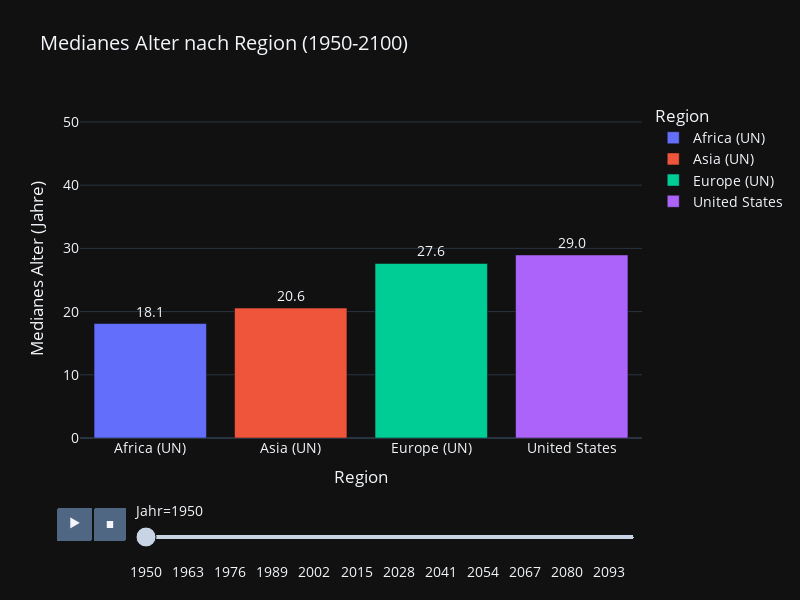

The code cell stored with this chart in its notebook:
### Code cell
import plotly.express as px
import pandas as pd
import numpy as np

# Filtern der gewünschten Regionen
regions = ["Asia (UN)", "Europe (UN)", "United States", "Africa (UN)"]
filtered_df = median_df[median_df["entities"].isin(regions)].copy()

# Die Spalten für das mediane Alter
estimates_column = "median_age__sex_all__age_all__variant_estimates"
medium_column = "median_age__sex_all__age_all__variant_medium"

# Neue Spalte erstellen, die beide Datenquellen kombiniert
filtered_df["median_age_combined"] = np.where(
    filtered_df[estimates_column].notna(),
    filtered_df[estimates_column],
    filtered_df[medium_column]
)

# Erstelle eine Textspalte mit "Projected" für Jahre nach 2023
filtered_df["custom_text"] = filtered_df.apply(
    lambda row: f"{row['median_age_combined']:.1f}<br><span style='color:#edeaa8;font-size:12px'>Projected</span>" 
    if row["years"] > 2023 
    else f"{row['median_age_combined']:.1f}", 
    axis=1
)

# Animiertes Balkendiagramm erstellen
fig = px.bar(
    filtered_df,
    x="entities",
    y="median_age_combined",
    color="entities",
    animation_frame="years",
    range_y=[0, filtered_df["median_age_combined"].max() * 1.1],
    title="Medianes Alter nach Region (1950-2100)",
    labels={
        "entities": "Region", 
        "median_age_combined": "Medianes Alter (Jahre)",
        "years": "Jahr"
    },
    text="custom_text"  # Verwende die benutzerdefinierte Textspalte
)

# Layout anpassen
fig.update_layout(
    template="plotly_dark",
    legend_title="Region",
    font=dict(size=14),
    height=600,
    width=800
)

# Textposition anpassen
fig.update_traces(textposition="outside")

# Animation anpassen
fig.layout.updatemenus[0].buttons[0].args[1]["frame"]["duration"] = 100
fig.layout.updatemenus[0].buttons[0].args[1]["transition"]["duration"] = 50

# Anzeigen der Grafik
fig.show()

### Figure 1 — Plotly figure (JSON) as saved in the notebook; plotly's stock layout.template omitted (floating-point values rounded to 4 significant figures)
{"data": [{"hovertemplate": "Region=%{x}<br>Jahr=1950<br>Medianes Alter (Jahre)=%{y}<br>custom_text=%{text}<extra></extra>", "legendgroup": "Africa (UN)", "marker": {"color": "#636efa", "pattern": {"shape": ""}}, "name": "Africa (UN)", "orientation": "v", "showlegend": true, "text": ["18.1"], "textposition": "outside", "type": "bar", "x": ["Africa (UN)"], "xaxis": "x", "y": [18.11], "yaxis": "y"}, {"hovertemplate": "Region=%{x}<br>Jahr=1950<br>Medianes Alter (Jahre)=%{y}<br>custom_text=%{text}<extra></extra>", "legendgroup": "Asia (UN)", "marker": {"color": "#EF553B", "pattern": {"shape": ""}}, "name": "Asia (UN)", "orientation": "v", "showlegend": true, "text": ["20.6"], "textposition": "outside", "type": "bar", "x": ["Asia (UN)"], "xaxis": "x", "y": [20.55], "yaxis": "y"}, {"hovertemplate": "Region=%{x}<br>Jahr=1950<br>Medianes Alter (Jahre)=%{y}<br>custom_text=%{text}<extra></extra>", "legendgroup": "Europe (UN)", "marker": {"color": "#00cc96", "pattern": {"shape": ""}}, "name": "Europe (UN)", "orientation": "v", "showlegend": true, "text": ["27.6"], "textposition": "outside", "type": "bar", "x": ["Europe (UN)"], "xaxis": "x", "y": [27.61], "yaxis": "y"}, {"hovertemplate": "Region=%{x}<br>Jahr=1950<br>Medianes Alter (Jahre)=%{y}<br>custom_text=%{text}<extra></extra>", "legendgroup": "United States", "marker": {"color": "#ab63fa", "pattern": {"shape": ""}}, "name": "United States", "orientation": "v", "showlegend": true, "text": ["29.0"], "textposition": "outside", "type": "bar", "x": ["United States"], "xaxis": "x", "y": [28.96], "yaxis": "y"}], "layout": {"barmode": "relative", "font": {"size": 14}, "height": 600, "legend": {"title": {"text": "Region"}, "tracegroupgap": 0}, "sliders": [{"active": 0, "currentvalue": {"prefix": "Jahr="}, "len": 0.9, "pad": {"b": 10, "t": 60}, "steps": [{"args": [["1950"], {"frame": {"duration": 0, "redraw": true}, "fromcurrent": true, "mode": "immediate", "transition": {"duration": 0, "easing": "linear"}}], "label": "1950", "method": "animate"}, {"args": [["1951"], {"frame": {"duration": 0, "redraw": true}, "fromcurrent": true, "mode": "immediate", "transition": {"duration": 0, "easing": "linear"}}], "label": "1951", "method": "animate"}, {"args": [["1952"], {"frame": {"duration": 0, "redraw": true}, "fromcurrent": true, "mode": "immediate", "transition": {"duration": 0, "easing": "linear"}}], "label": "1952", "method": "animate"}, {"args": [["1953"], {"frame": {"duration": 0, "redraw": true}, "fromcurrent": true, "mode": "immediate", "transition": {"duration": 0, "easing": "linear"}}], "label": "1953", "method": "animate"}, {"args": [["1954"], {"frame": {"duration": 0, "redraw": true}, "fromcurrent": true, "mode": "immediate", "transition": {"duration": 0, "easing": "linear"}}], "label": "1954", "method": "animate"}, {"args": [["1955"], {"frame": {"duration": 0, "redraw": true}, "fromcurrent": true, "mode": "immediate", "transition": {"duration": 0, "easing": "linear"}}], "label": "1955", "method": "animate"}, {"args": [["1956"], {"frame": {"duration": 0, "redraw": true}, "fromcurrent": true, "mode": "immediate", "transition": {"duration": 0, "easing": "linear"}}], "label": "1956", "method": "animate"}, {"args": [["1957"], {"frame": {"duration": 0, "redraw": true}, "fromcurrent": true, "mode": "immediate", "transition": {"duration": 0, "easing": "linear"}}], "label": "1957", "method": "animate"}, {"args": [["1958"], {"frame": {"duration": 0, "redraw": true}, "fromcurrent": true, "mode": "immediate", "transition": {"duration": 0, "easing": "linear"}}], "label": "1958", "method": "animate"}, {"args": [["1959"], {"frame": {"duration": 0, "redraw": true}, "fromcurrent": true, "mode": "immediate", "transition": {"duration": 0, "easing": "linear"}}], "label": "1959", "method": "animate"}, {"args": [["1960"], {"frame": {"duration": 0, "redraw": true}, "fromcurrent": true, "mode": "immediate", "transition": {"duration": 0, "easing": "linear"}}], "label": "1960", "method": "animate"}, {"args": [["1961"], {"frame": {"duration": 0, "redraw": true}, "fromcurrent": true, "mode": "immediate", "transition": {"duration": 0, "easing": "linear"}}], "label": "1961", "method": "animate"}, {"args": [["1962"], {"frame": {"duration": 0, "redraw": true}, "fromcurrent": true, "mode": "immediate", "transition": {"duration": 0, "easing": "linear"}}], "label": "1962", "method": "animate"}, {"args": [["1963"], {"frame": {"duration": 0, "redraw": true}, "fromcurrent": true, "mode": "immediate", "transition": {"duration": 0, "easing": "linear"}}], "label": "1963", "method": "animate"}, {"args": [["1964"], {"frame": {"duration": 0, "redraw": true}, "fromcurrent": true, "mode": "immediate", "transition": {"duration": 0, "easing": "linear"}}], "label": "1964", "method": "animate"}, {"args": [["1965"], {"frame": {"duration": 0, "redraw": true}, "fromcurrent": true, "mode": "immediate", "transition": {"duration": 0, "easing": "linear"}}], "label": "1965", "method": "animate"}, {"args": [["1966"], {"frame": {"duration": 0, "redraw": true}, "fromcurrent": true, "mode": "immediate", "transition": {"duration": 0, "easing": "linear"}}], "label": "1966", "method": "animate"}, {"args": [["1967"], {"frame": {"duration": 0, "redraw": true}, "fromcurrent": true, "mode": "immediate", "transition": {"duration": 0, "easing": "linear"}}], "label": "1967", "method": "animate"}, {"args": [["1968"], {"frame": {"duration": 0, "redraw": true}, "fromcurrent": true, "mode": "immediate", "transition": {"duration": 0, "easing": "linear"}}], "label": "1968", "method": "animate"}, {"args": [["1969"], {"frame": {"duration": 0, "redraw": true}, "fromcurrent": true, "mode": "immediate", "transition": {"duration": 0, "easing": "linear"}}], "label": "1969", "method": "animate"}, {"args": [["1970"], {"frame": {"duration": 0, "redraw": true}, "fromcurrent": true, "mode": "immediate", "transition": {"duration": 0, "easing": "linear"}}], "label": "1970", "method": "animate"}, {"args": [["1971"], {"frame": {"duration": 0, "redraw": true}, "fromcurrent": true, "mode": "immediate", "transition": {"duration": 0, "easing": "linear"}}], "label": "1971", "method": "animate"}, {"args": [["1972"], {"frame": {"duration": 0, "redraw": true}, "fromcurrent": true, "mode": "immediate", "transition": {"duration": 0, "easing": "linear"}}], "label": "1972", "method": "animate"}, {"args": [["1973"], {"frame": {"duration": 0, "redraw": true}, "fromcurrent": true, "mode": "immediate", "transition": {"duration": 0, "easing": "linear"}}], "label": "1973", "method": "animate"}, {"args": [["1974"], {"frame": {"duration": 0, "redraw": true}, "fromcurrent": true, "mode": "immediate", "transition": {"duration": 0, "easing": "linear"}}], "label": "1974", "method": "animate"}, {"args": [["1975"], {"frame": {"duration": 0, "redraw": true}, "fromcurrent": true, "mode": "immediate", "transition": {"duration": 0, "easing": "linear"}}], "label": "1975", "method": "animate"}, {"args": [["1976"], {"frame": {"duration": 0, "redraw": true}, "fromcurrent": true, "mode": "immediate", "transition": {"duration": 0, "easing": "linear"}}], "label": "1976", "method": "animate"}, {"args": [["1977"], {"frame": {"duration": 0, "redraw": true}, "fromcurrent": true, "mode": "immediate", "transition": {"duration": 0, "easing": "linear"}}], "label": "1977", "method": "animate"}, {"args": [["1978"], {"frame": {"duration": 0, "redraw": true}, "fromcurrent": true, "mode": "immediate", "transition": {"duration": 0, "easing": "linear"}}], "label": "1978", "method": "animate"}, {"args": [["1979"], {"frame": {"duration": 0, "redraw": true}, "fromcurrent": true, "mode": "immediate", "transition": {"duration": 0, "easing": "linear"}}], "label": "1979", "method": "animate"}, {"args": [["1980"], {"frame": {"duration": 0, "redraw": true}, "fromcurrent": true, "mode": "immediate", "transition": {"duration": 0, "easing": "linear"}}], "label": "1980", "method": "animate"}, {"args": [["1981"], {"frame": {"duration": 0, "redraw": true}, "fromcurrent": true, "mode": "immediate", "transition": {"duration": 0, "easing": "linear"}}], "label": "1981", "method": "animate"}, {"args": [["1982"], {"frame": {"duration": 0, "redraw": true}, "fromcurrent": true, "mode": "immediate", "transition": {"duration": 0, "easing": "linear"}}], "label": "1982", "method": "animate"}, {"args": [["1983"], {"frame": {"duration": 0, "redraw": true}, "fromcurrent": true, "mode": "immediate", "transition": {"duration": 0, "easing": "linear"}}], "label": "1983", "method": "animate"}, {"args": [["1984"], {"frame": {"duration": 0, "redraw": true}, "fromcurrent": true, "mode": "immediate", "transition": {"duration": 0, "easing": "linear"}}], "label": "1984", "method": "animate"}, {"args": [["1985"], {"frame": {"duration": 0, "redraw": true}, "fromcurrent": true, "mode": "immediate", "transition": {"duration": 0, "easing": "linear"}}], "label": "1985", "method": "animate"}, {"args": [["1986"], {"frame": {"duration": 0, "redraw": true}, "fromcurrent": true, "mode": "immediate", "transition": {"duration": 0, "easing": "linear"}}], "label": "1986", "method": "animate"}, {"args": [["1987"], {"frame": {"duration": 0, "redraw": true}, "fromcurrent": true, "mode": "immediate", "transition": {"duration": 0, "easing": "linear"}}], "label": "1987", "method": "animate"}, {"args": [["1988"], {"frame": {"duration": 0, "redraw": true}, "fromcurrent": true, "mode": "immediate", "transition": {"duration": 0, "easing": "linear"}}], "label": "1988", "method": "animate"}, {"args": [["1989"], {"frame": {"duration": 0, "redraw": true}, "fromcurrent": true, "mode": "immediate", "transition": {"duration": 0, "easing": "linear"}}], "label": "1989", "method": "animate"}, {"args": [["1990"], {"frame": {"duration": 0, "redraw": true}, "fromcurrent": true, "mode": "immediate", "transition": {"duration": 0, "easing": "linear"}}], "label": "1990", "method": "animate"}, {"args": [["1991"], {"frame": {"duration": 0, "redraw": true}, "fromcurrent": true, "mode": "immediate", "transition": {"duration": 0, "easing": "linear"}}], "label": "1991", "method": "animate"}, {"args": [["1992"], {"frame": {"duration": 0, "redraw": true}, "fromcurrent": true, "mode": "immediate", "transition": {"duration": 0, "easing": "linear"}}], "label": "1992", "method": "animate"}, {"args": [["1993"], {"frame": {"duration": 0, "redraw": true}, "fromcurrent": true, "mode": "immediate", "transition": {"duration": 0, "easing": "linear"}}], "label": "1993", "method": "animate"}, {"args": [["1994"], {"frame": {"duration": 0, "redraw": true}, "fromcurrent": true, "mode": "immediate", "transition": {"duration": 0, "easing": "linear"}}], "label": "1994", "method": "animate"}, {"args": [["1995"], {"frame": {"duration": 0, "redraw": true}, "fromcurrent": true, "mode": "immediate", "transition": {"duration": 0, "easing": "linear"}}], "label": "1995", "method": "animate"}, {"args": [["1996"], {"frame": {"duration": 0, "redraw": true}, "fromcurrent": true, "mode": "immediate", "transition": {"duration": 0, "easing": "linear"}}], "label": "1996", "method": "animate"}, {"args": [["1997"], {"frame": {"duration": 0, "redraw": true}, "fromcurrent": true, "mode": "immediate", "transition": {"duration": 0, "easing": "linear"}}], "label": "1997", "method": "animate"}, {"args": [["1998"], {"frame": {"duration": 0, "redraw": true}, "fromcurrent": true, "mode": "immediate", "transition": {"duration": 0, "easing": "linear"}}], "label": "1998", "method": "animate"}, {"args": [["1999"], {"frame": {"duration": 0, "redraw": true}, "fromcurrent": true, "mode": "immediate", "transition": {"duration": 0, "easing": "linear"}}], "label": "1999", "method": "animate"}, {"args": [["2000"], {"frame": {"duration": 0, "redraw": true}, "fromcurrent": true, "mode": "immediate", "transition": {"duration": 0, "easing": "linear"}}], "label": "2000", "method": "animate"}, {"args": [["2001"], {"frame": {"duration": 0, "redraw": true}, "fromcurrent": true, "mode": "immediate", "transition": {"duration": 0, "easing": "linear"}}], "label": "2001", "method": "animate"}, {"args": [["2002"], {"frame": {"duration": 0, "redraw": true}, "fromcurrent": true, "mode": "immediate", "transition": {"duration": 0, "easing": "linear"}}], "label": "2002", "method": "animate"}, {"args": [["2003"], {"frame": {"duration": 0, "redraw": true}, "fromcurrent": true, "mode": "immediate", "transition": {"duration": 0, "easing": "linear"}}], "label": "2003", "method": "animate"}, {"args": [["2004"], {"frame": {"duration": 0, "redraw": true}, "fromcurrent": true, "mode": "immediate", "transition": {"duration": 0, "easing": "linear"}}], "label": "2004", "method": "animate"}, {"args": [["2005"], {"frame": {"duration": 0, "redraw": true}, "fromcurrent": true, "mode": "immediate", "transition": {"duration": 0, "easing": "linear"}}], "label": "2005", "method": "animate"}, {"args": [["2006"], {"frame": {"duration": 0, "redraw": true}, "fromcurrent": true, "mode": "immediate", "transition": {"duration": 0, "easing": "linear"}}], "label": "2006", "method": "animate"}, {"args": [["2007"], {"frame": {"duration": 0, "redraw": true}, "fromcurrent": true, "mode": "immediate", "transition": {"duration": 0, "easing": "linear"}}], "label": "2007", "method": "animate"}, {"args": [["2008"], {"frame": {"duration": 0, "redraw": true}, "fromcurrent": true, "mode": "immediate", "transition": {"duration": 0, "easing": "linear"}}], "label": "2008", "method": "animate"}, {"args": [["2009"], {"frame": {"duration": 0, "redraw": true}, "fromcurrent": true, "mode": "immediate", "transition": {"duration": 0, "easing": "linear"}}], "label": "2009", "method": "animate"}, {"args": [["2010"], {"frame": {"duration": 0, "redraw": true}, "fromcurrent": true, "mode": "immediate", "transition": {"duration": 0, "easing": "linear"}}], "label": "2010", "method": "animate"}, {"args": [["2011"], {"frame": {"duration": 0, "redraw": true}, "fromcurrent": true, "mode": "immediate", "transition": {"duration": 0, "easing": "linear"}}], "label": "2011", "method": "animate"}, {"args": [["2012"], {"frame": {"duration": 0, "redraw": true}, "fromcurrent": true, "mode": "immediate", "transition": {"duration": 0, "easing": "linear"}}], "label": "2012", "method": "animate"}, {"args": [["2013"], {"frame": {"duration": 0, "redraw": true}, "fromcurrent": true, "mode": "immediate", "transition": {"duration": 0, "easing": "linear"}}], "label": "2013", "method": "animate"}, {"args": [["2014"], {"frame": {"duration": 0, "redraw": true}, "fromcurrent": true, "mode": "immediate", "transition": {"duration": 0, "easing": "linear"}}], "label": "2014", "method": "animate"}, {"args": [["2015"], {"frame": {"duration": 0, "redraw": true}, "fromcurrent": true, "mode": "immediate", "transition": {"duration": 0, "easing": "linear"}}], "label": "2015", "method": "animate"}, {"args": [["2016"], {"frame": {"duration": 0, "redraw": true}, "fromcurrent": true, "mode": "immediate", "transition": {"duration": 0, "easing": "linear"}}], "label": "2016", "method": "animate"}, {"args": [["2017"], {"frame": {"duration": 0, "redraw": true}, "fromcurrent": true, "mode": "immediate", "transition": {"duration": 0, "easing": "linear"}}], "label": "2017", "method": "animate"}, {"args": [["2018"], {"frame": {"duration": 0, "redraw": true}, "fromcurrent": true, "mode": "immediate", "transition": {"duration": 0, "easing": "linear"}}], "label": "2018", "method": "animate"}, {"args": [["2019"], {"frame": {"duration": 0, "redraw": true}, "fromcurrent": true, "mode": "immediate", "transition": {"duration": 0, "easing": "linear"}}], "label": "2019", "method": "animate"}, {"args": [["2020"], {"frame": {"duration": 0, "redraw": true}, "fromcurrent": true, "mode": "immediate", "transition": {"duration": 0, "easing": "linear"}}], "label": "2020", "method": "animate"}, {"args": [["2021"], {"frame": {"duration": 0, "redraw": true}, "fromcurrent": true, "mode": "immediate", "transition": {"duration": 0, "easing": "linear"}}], "label": "2021", "method": "animate"}, {"args": [["2022"], {"frame": {"duration": 0, "redraw": true}, "fromcurrent": true, "mode": "immediate", "transition": {"duration": 0, "easing": "linear"}}], "label": "2022", "method": "animate"}, {"args": [["2023"], {"frame": {"duration": 0, "redraw": true}, "fromcurrent": true, "mode": "immediate", "transition": {"duration": 0, "easing": "linear"}}], "label": "2023", "method": "animate"}, {"args": [["2024"], {"frame": {"duration": 0, "redraw": true}, "fromcurrent": true, "mode": "immediate", "transition": {"duration": 0, "easing": "linear"}}], "label": "2024", "method": "animate"}, {"args": [["2025"], {"frame": {"duration": 0, "redraw": true}, "fromcurrent": true, "mode": "immediate", "transition": {"duration": 0, "easing": "linear"}}], "label": "2025", "method": "animate"}, {"args": [["2026"], {"frame": {"duration": 0, "redraw": true}, "fromcurrent": true, "mode": "immediate", "transition": {"duration": 0, "easing": "linear"}}], "label": "2026", "method": "animate"}, {"args": [["2027"], {"frame": {"duration": 0, "redraw": true}, "fromcurrent": true, "mode": "immediate", "transition": {"duration": 0, "easing": "linear"}}], "label": "2027", "method": "animate"}, {"args": [["2028"], {"frame": {"duration": 0, "redraw": true}, "fromcurrent": true, "mode": "immediate", "transition": {"duration": 0, "easing": "linear"}}], "label": "2028", "method": "animate"}, {"args": [["2029"], {"frame": {"duration": 0, "redraw": true}, "fromcurrent": true, "mode": "immediate", "transition": {"duration": 0, "easing": "linear"}}], "label": "2029", "method": "animate"}, {"args": [["2030"], {"frame": {"duration": 0, "redraw": true}, "fromcurrent": true, "mode": "immediate", "transition": {"duration": 0, "easing": "linear"}}], "label": "2030", "method": "animate"}, {"args": [["2031"], {"frame": {"duration": 0, "redraw": true}, "fromcurrent": true, "mode": "immediate", "transition": {"duration": 0, "easing": "linear"}}], "label": "2031", "method": "animate"}, {"args": [["2032"], {"frame": {"duration": 0, "redraw": true}, "fromcurrent": true, "mode": "immediate", "transition": {"duration": 0, "easing": "linear"}}], "label": "2032", "method": "animate"}, {"args": [["2033"], {"frame": {"duration": 0, "redraw": true}, "fromcurrent": true, "mode": "immediate", "transition": {"duration": 0, "easing": "linear"}}], "label": "2033", "method": "animate"}, {"args": [["2034"], {"frame": {"duration": 0, "redraw": true}, "fromcurrent": true, "mode": "immediate", "transition": {"duration": 0, "easing": "linear"}}], "label": "2034", "method": "animate"}, {"args": [["2035"], {"frame": {"duration": 0, "redraw": true}, "fromcurrent": true, "mode": "immediate", "transition": {"duration": 0, "easing": "linear"}}], "label": "2035", "method": "animate"}, {"args": [["2036"], {"frame": {"duration": 0, "redraw": true}, "fromcurrent": true, "mode": "immediate", "transition": {"duration": 0, "easing": "linear"}}], "label": "2036", "method": "animate"}, {"args": [["2037"], {"frame": {"duration": 0, "redraw": true}, "fromcurrent": true, "mode": "immediate", "transition": {"duration": 0, "easing": "linear"}}], "label": "2037", "method": "animate"}, {"args": [["2038"], {"frame": {"duration": 0, "redraw": true}, "fromcurrent": true, "mode": "immediate", "transition": {"duration": 0, "easing": "linear"}}], "label": "2038", "method": "animate"}, {"args": [["2039"], {"frame": {"duration": 0, "redraw": true}, "fromcurrent": true, "mode": "immediate", "transition": {"duration": 0, "easing": "linear"}}], "label": "2039", "method": "animate"}, {"args": [["2040"], {"frame": {"duration": 0, "redraw": true}, "fromcurrent": true, "mode": "immediate", "transition": {"duration": 0, "easing": "linear"}}], "label": "2040", "method": "animate"}, {"args": [["2041"], {"frame": {"duration": 0, "redraw": true}, "fromcurrent": true, "mode": "immediate", "transition": {"duration": 0, "easing": "linear"}}], "label": "2041", "method": "animate"}, {"args": [["2042"], {"frame": {"duration": 0, "redraw": true}, "fromcurrent": true, "mode": "immediate", "transition": {"duration": 0, "easing": "linear"}}], "label": "2042", "method": "animate"}, {"args": [["2043"], {"frame": {"duration": 0, "redraw": true}, "fromcurrent": true, "mode": "immediate", "transition": {"duration": 0, "easing": "linear"}}], "label": "2043", "method": "animate"}, {"args": [["2044"], {"frame": {"duration": 0, "redraw": true}, "fromcurrent": true, "mode": "immediate", "transition": {"duration": 0, "easing": "linear"}}], "label": "2044", "method": "animate"}, {"args": [["2045"], {"frame": {"duration": 0, "redraw": true}, "fromcurrent": true, "mode": "immediate", "transition": {"duration": 0, "easing": "linear"}}], "label": "2045", "method": "animate"}, {"args": [["2046"], {"frame": {"duration": 0, "redraw": true}, "fromcurrent": true, "mode": "immediate", "transition": {"duration": 0, "easing": "linear"}}], "label": "2046", "method": "animate"}, {"args": [["2047"], {"frame": {"duration": 0, "redraw": true}, "fromcurrent": true, "mode": "immediate", "transition": {"duration": 0, "easing": "linear"}}], "label": "2047", "method": "animate"}, {"args": [["2048"], {"frame": {"duration": 0, "redraw": true}, "fromcurrent": true, "mode": "immediate", "transition": {"duration": 0, "easing": "linear"}}], "label": "2048", "method": "animate"}, {"args": [["2049"], {"frame": {"duration": 0, "redraw": true}, "fromcurrent": true, "mode": "immediate", "transition": {"duration": 0, "easing": "linear"}}], "label": "2049", "method": "animate"}, {"args": [["2050"], {"frame": {"duration": 0, "redraw": true}, "fromcurrent": true, "mode": "immediate", "transition": {"duration": 0, "easing": "linear"}}], "label": "2050", "method": "animate"}, {"args": [["2051"], {"frame": {"duration": 0, "redraw": true}, "fromcurrent": true, "mode": "immediate", "transition": {"duration": 0, "easing": "linear"}}], "label": "2051", "method": "animate"}, {"args": [["2052"], {"frame": {"duration": 0, "redraw": true}, "fromcurrent": true, "mode": "immediate", "transition": {"duration": 0, "easing": "linear"}}], "label": "2052", "method": "animate"}, {"args": [["2053"], {"frame": {"duration": 0, "redraw": true}, "fromcurrent": true, "mode": "immediate", "transition": {"duration": 0, "easing": "linear"}}], "label": "2053", "method": "animate"}, {"args": [["2054"], {"frame": {"duration": 0, "redraw": true}, "fromcurrent": true, "mode": "immediate", "transition": {"duration": 0, "easing": "linear"}}], "label": "2054", "method": "animate"}, {"args": [["2055"], {"frame": {"duration": 0, "redraw": true}, "fromcurrent": true, "mode": "immediate", "transition": {"duration": 0, "easing": "linear"}}], "label": "2055", "method": "animate"}, {"args": [["2056"], {"frame": {"duration": 0, "redraw": true}, "fromcurrent": true, "mode": "immediate", "transition": {"duration": 0, "easing": "linear"}}], "label": "2056", "method": "animate"}, {"args": [["2057"], {"frame": {"duration": 0, "redraw": true}, "fromcurrent": true, "mode": "immediate", "transition": {"duration": 0, "easing": "linear"}}], "label": "2057", "method": "animate"}, {"args": [["2058"], {"frame": {"duration": 0, "redraw": true}, "fromcurrent": true, "mode": "immediate", "transition": {"duration": 0, "easing": "linear"}}], "label": "2058", "method": "animate"}, {"args": [["2059"], {"frame": {"duration": 0, "redraw": true}, "fromcurrent": true, "mode": "immediate", "transition": {"duration": 0, "easing": "linear"}}], "label": "2059", "method": "animate"}, {"args": [["2060"], {"frame": {"duration": 0, "redraw": true}, "fromcurrent": true, "mode": "immediate", "transition": {"duration": 0, "easing": "linear"}}], "label": "2060", "method": "animate"}, {"args": [["2061"], {"frame": {"duration": 0, "redraw": true}, "fromcurrent": true, "mode": "immediate", "transition": {"duration": 0, "easing": "linear"}}], "label": "2061", "method": "animate"}, {"args": [["2062"], {"frame": {"duration": 0, "redraw": true}, "fromcurrent": true, "mode": "immediate", "transition": {"duration": 0, "easing": "linear"}}], "label": "2062", "method": "animate"}, {"args": [["2063"], {"frame": {"duration": 0, "redraw": true}, "fromcurrent": true, "mode": "immediate", "transition": {"duration": 0, "easing": "linear"}}], "label": "2063", "method": "animate"}, {"args": [["2064"], {"frame": {"duration": 0, "redraw": true}, "fromcurrent": true, "mode": "immediate", "transition": {"duration": 0, "easing": "linear"}}], "label": "2064", "method": "animate"}, {"args": [["2065"], {"frame": {"duration": 0, "redraw": true}, "fromcurrent": true, "mode": "immediate", "transition": {"duration": 0, "easing": "linear"}}], "label": "2065", "method": "animate"}, {"args": [["2066"], {"frame": {"duration": 0, "redraw": true}, "fromcurrent": true, "mode": "immediate", "transition": {"duration": 0, "easing": "linear"}}], "label": "2066", "method": "animate"}, {"args": [["2067"], {"frame": {"duration": 0, "redraw": true}, "fromcurrent": true, "mode": "immediate", "transition": {"duration": 0, "easing": "linear"}}], "label": "2067", "method": "animate"}, {"args": [["2068"], {"frame": {"duration": 0, "redraw": true}, "fromcurrent": true, "mode": "immediate", "transition": {"duration": 0, "easing": "linear"}}], "label": "2068", "method": "animate"}, {"args": [["2069"], {"frame": {"duration": 0, "redraw": true}, "fromcurrent": true, "mode": "immediate", "transition": {"duration": 0, "easing": "linear"}}], "label": "2069", "method": "animate"}, {"args": [["2070"], {"frame": {"duration": 0, "redraw": true}, "fromcurrent": true, "mode": "immediate", "transition": {"duration": 0, "easing": "linear"}}], "label": "2070", "method": "animate"}, {"args": [["2071"], {"frame": {"duration": 0, "redraw": true}, "fromcurrent": true, "mode": "immediate", "transition": {"duration": 0, "easing": "linear"}}], "label": "2071", "method": "animate"}, {"args": [["2072"], {"frame": {"duration": 0, "redraw": true}, "fromcurrent": true, "mode": "immediate", "transition": {"duration": 0, "easing": "linear"}}], "label": "2072", "method": "animate"}, {"args": [["2073"], {"frame": {"duration": 0, "redraw": true}, "fromcurrent": true, "mode": "immediate", "transition": {"duration": 0, "easing": "linear"}}], "label": "2073", "method": "animate"}, {"args": [["2074"], {"frame": {"duration": 0, "redraw": true}, "fromcurrent": true, "mode": "immediate", "transition": {"duration": 0, "easing": "linear"}}], "label": "2074", "method": "animate"}, {"args": [["2075"], {"frame": {"duration": 0, "redraw": true}, "fromcurrent": true, "mode": "immediate", "transition": {"duration": 0, "easing": "linear"}}], "label": "2075", "method": "animate"}, {"args": [["2076"], {"frame": {"duration": 0, "redraw": true}, "fromcurrent": true, "mode": "immediate", "transition": {"duration": 0, "easing": "linear"}}], "label": "2076", "method": "animate"}, {"args": [["2077"], {"frame": {"duration": 0, "redraw": true}, "fromcurrent": true, "mode": "immediate", "transition": {"duration": 0, "easing": "linear"}}], "label": "2077", "method": "animate"}, {"args": [["2078"], {"frame": {"duration": 0, "redraw": true}, "fromcurrent": true, "mode": "immediate", "transition": {"duration": 0, "easing": "linear"}}], "label": "2078", "method": "animate"}, {"args": [["2079"], {"frame": {"duration": 0, "redraw": true}, "fromcurrent": true, "mode": "immediate", "transition": {"duration": 0, "easing": "linear"}}], "label": "2079", "method": "animate"}, {"args": [["2080"], {"frame": {"duration": 0, "redraw": true}, "fromcurrent": true, "mode": "immediate", "transition": {"duration": 0, "easing": "linear"}}], "label": "2080", "method": "animate"}, {"args": [["2081"], {"frame": {"duration": 0, "redraw": true}, "fromcurrent": true, "mode": "immediate", "transition": {"duration": 0, "easing": "linear"}}], "label": "2081", "method": "animate"}, {"args": [["2082"], {"frame": {"duration": 0, "redraw": true}, "fromcurrent": true, "mode": "immediate", "transition": {"duration": 0, "easing": "linear"}}], "label": "2082", "method": "animate"}, {"args": [["2083"], {"frame": {"duration": 0, "redraw": true}, "fromcurrent": true, "mode": "immediate", "transition": {"duration": 0, "easing": "linear"}}], "label": "2083", "method": "animate"}, {"args": [["2084"], {"frame": {"duration": 0, "redraw": true}, "fromcurrent": true, "mode": "immediate", "transition": {"duration": 0, "easing": "linear"}}], "label": "2084", "method": "animate"}, {"args": [["2085"], {"frame": {"duration": 0, "redraw": true}, "fromcurrent": true, "mode": "immediate", "transition": {"duration": 0, "easing": "linear"}}], "label": "2085", "method": "animate"}, {"args": [["2086"], {"frame": {"duration": 0, "redraw": true}, "fromcurrent": true, "mode": "immediate", "transition": {"duration": 0, "easing": "linear"}}], "label": "2086", "method": "animate"}, {"args": [["2087"], {"frame": {"duration": 0, "redraw": true}, "fromcurrent": true, "mode": "immediate", "transition": {"duration": 0, "easing": "linear"}}], "label": "2087", "method": "animate"}, {"args": [["2088"], {"frame": {"duration": 0, "redraw": true}, "fromcurrent": true, "mode": "immediate", "transition": {"duration": 0, "easing": "linear"}}], "label": "2088", "method": "animate"}, {"args": [["2089"], {"frame": {"duration": 0, "redraw": true}, "fromcurrent": true, "mode": "immediate", "transition": {"duration": 0, "easing": "linear"}}], "label": "2089", "method": "animate"}, {"args": [["2090"], {"frame": {"duration": 0, "redraw": true}, "fromcurrent": true, "mode": "immediate", "transition": {"duration": 0, "easing": "linear"}}], "label": "2090", "method": "animate"}, {"args": [["2091"], {"frame": {"duration": 0, "redraw": true}, "fromcurrent": true, "mode": "immediate", "transition": {"duration": 0, "easing": "linear"}}], "label": "2091", "method": "animate"}, {"args": [["2092"], {"frame": {"duration": 0, "redraw": true}, "fromcurrent": true, "mode": "immediate", "transition": {"duration": 0, "easing": "linear"}}], "label": "2092", "method": "animate"}, {"args": [["2093"], {"frame": {"duration": 0, "redraw": true}, "fromcurrent": true, "mode": "immediate", "transition": {"duration": 0, "easing": "linear"}}], "label": "2093", "method": "animate"}, {"args": [["2094"], {"frame": {"duration": 0, "redraw": true}, "fromcurrent": true, "mode": "immediate", "transition": {"duration": 0, "easing": "linear"}}], "label": "2094", "method": "animate"}, {"args": [["2095"], {"frame": {"duration": 0, "redraw": true}, "fromcurrent": true, "mode": "immediate", "transition": {"duration": 0, "easing": "linear"}}], "label": "2095", "method": "animate"}, {"args": [["2096"], {"frame": {"duration": 0, "redraw": true}, "fromcurrent": true, "mode": "immediate", "transition": {"duration": 0, "easing": "linear"}}], "label": "2096", "method": "animate"}, {"args": [["2097"], {"frame": {"duration": 0, "redraw": true}, "fromcurrent": true, "mode": "immediate", "transition": {"duration": 0, "easing": "linear"}}], "label": "2097", "method": "animate"}, {"args": [["2098"], {"frame": {"duration": 0, "redraw": true}, "fromcurrent": true, "mode": "immediate", "transition": {"duration": 0, "easing": "linear"}}], "label": "2098", "method": "animate"}, {"args": [["2099"], {"frame": {"duration": 0, "redraw": true}, "fromcurrent": true, "mode": "immediate", "transition": {"duration": 0, "easing": "linear"}}], "label": "2099", "method": "animate"}, {"args": [["2100"], {"frame": {"duration": 0, "redraw": true}, "fromcurrent": true, "mode": "immediate", "transition": {"duration": 0, "easing": "linear"}}], "label": "2100", "method": "animate"}], "x": 0.1, "xanchor": "left", "y": 0, "yanchor": "top"}], "title": {"text": "Medianes Alter nach Region (1950-2100)"}, "updatemenus": [{"buttons": [{"args": [null, {"frame": {"duration": 100, "redraw": true}, "fromcurrent": true, "mode": "immediate", "transition": {"duration": 50, "easing": "linear"}}], "label": "&#9654;", "method": "animate"}, {"args": [[null], {"frame": {"duration": 0, "redraw": true}, "fromcurrent": true, "mode": "immediate", "transition": {"duration": 0, "easing": "linear"}}], "label": "&#9724;", "method": "animate"}], "direction": "left", "pad": {"r": 10, "t": 70}, "showactive": false, "type": "buttons", "x": 0.1, "xanchor": "right", "y": 0, "yanchor": "top"}], "width": 800, "xaxis": {"anchor": "y", "categoryarray": ["Africa (UN)", "Asia (UN)", "Europe (UN)", "United States"], "categoryorder": "array", "domain": [0, 1], "title": {"text": "Region"}}, "yaxis": {"anchor": "x", "domain": [0, 1], "range": [0, 53.48], "title": {"text": "Medianes Alter (Jahre)"}}}}
